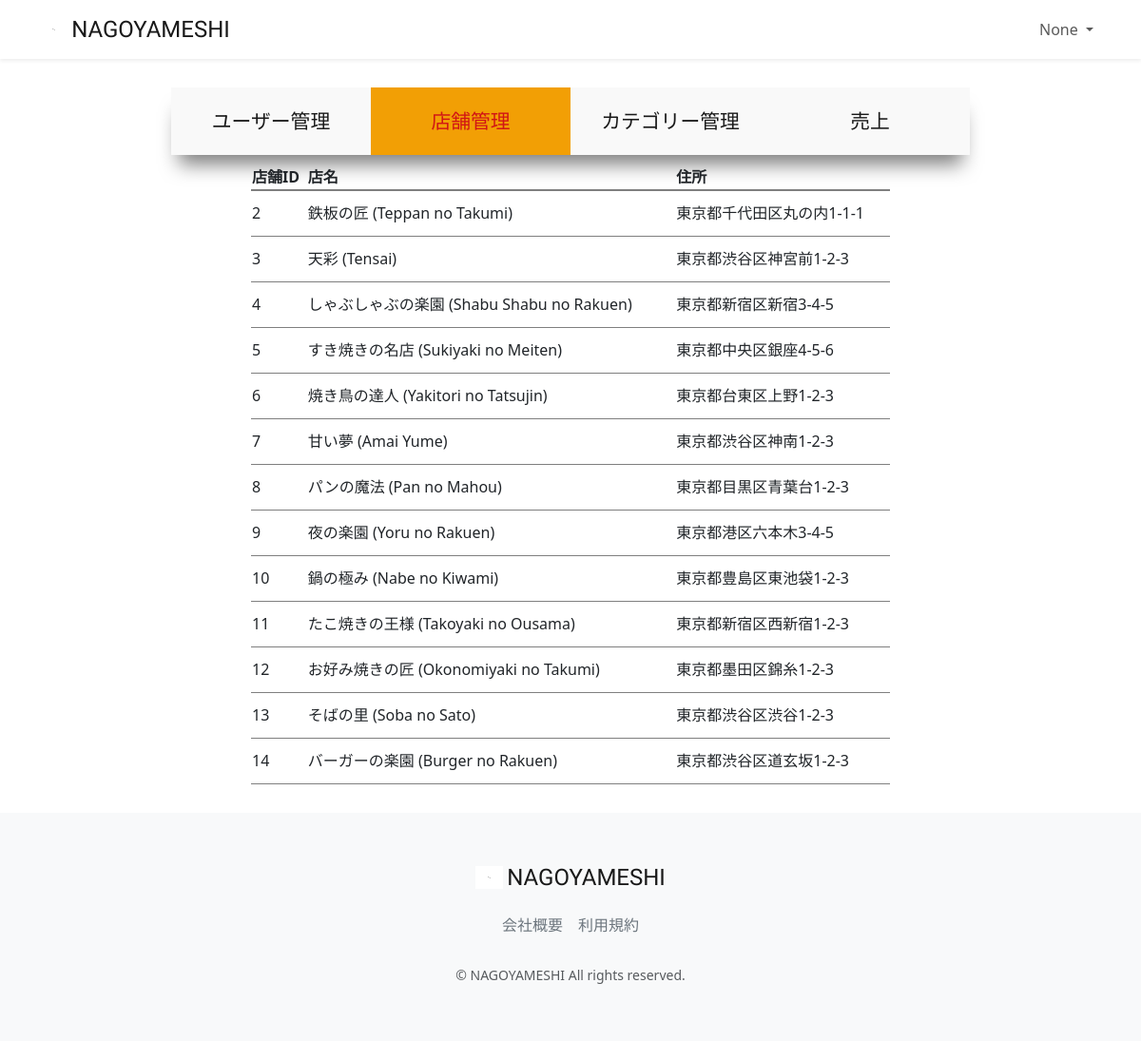
Screenshot of /accounts/management/restaurant-manage-list (signed in) with the database file from the repository.
### accounts/models.py (models this page shows, shortened)
class CustomUser(AbstractUser):
    user_name = models.CharField(max_length=128, null=True, blank=True, verbose_name='ユーザー名前')
    hurigana = models.CharField(max_length=128, null=True, blank=True, verbose_name='フリガナ')
    zip_code = models.CharField(max_length=16, null=True, blank=True, verbose_name='郵便番号')
    address = models.CharField(max_length=255, null=True, blank=True, verbose_name='住所')
    phone_number = models.CharField(max_length=20, null=True, blank=True, verbose_name='電話番号')
    birthday = models.CharField(max_length=20, null=True, blank=True, verbose_name='誕生日')
    job = models.CharField(max_length=255, null=True, blank=True, verbose_name='職業')
    is_subscribed = models.BooleanField(default=False, verbose_name='有料会員')
    card_name = models.CharField(max_length=128, null=True, blank=True, verbose_name='カード名義')
    card_number = models.CharField(max_length=128, null=True, blank=True, verbose_name='カード番号')
    class Meta:
        verbose_name_plural = 'CustomUser'

### restaurant/models.py (models this page shows, shortened)
class Restaurant(models.Model):
    name = models.CharField(verbose_name='店舗名', max_length=64)
    description = models.CharField(verbose_name='説明', max_length=128)
    price = models.CharField(verbose_name='価格帯', max_length=32)
    zip_code = models.CharField(verbose_name='郵便番号', max_length=32)
    address = models.CharField(verbose_name='住所', max_length=128)
    business_time = models.CharField(verbose_name='営業時間', max_length=64)
    close_day_of_week = models.CharField(verbose_name='定休日', max_length=32)
    seats_number = models.CharField(verbose_name='座席数', max_length=32)
    category = models.ForeignKey(Category, verbose_name='カテゴリー', on_delete=models.PROTECT)
    rate = models.FloatField(verbose_name='レート', default=0.0)
    review_num = models.IntegerField(verbose_name='レビュー数', default=0)
    reservation_num = models.IntegerField(verbose_name='予約数', default=0)
    photo = models.ImageField(verbose_name='写真', blank=True, null=True)
    created_at = models.DateTimeField(verbose_name='作成日時', auto_now_add=True)
    updated_at = models.DateTimeField(verbose_name='更新日時', auto_now=True)
    class Meta:
        verbose_name_plural = 'Restaurant'

### accounts/views.py (the view)
# urls.py: path("management/restaurant-manage-list",views.ManagementRestaurantListView.as_view(), name="restaurant_manage_list"),
class ManagementRestaurantListView(onlyManagementUserMixin, generic.ListView):
    template_name = "management/restaurant_manage_list.html"
    model = Restaurant
    def get_context_data(self, **kwargs):
        context = super().get_context_data(**kwargs)
        context["selected"] = "restaurant"
        return context

### accounts/mixins.py (called while the page is built)
    def test_func(self):
        user = self.request.user
        return user.is_staff

### accounts/templates/management/restaurant_manage_list.html (shortened to what this page needs)
{% extends "management/manage_base.html" %}
{% load static %}
{% block sub_content %}
  <table class="manage_list">
    <thead>
      <th>店舗ID</th>
      <th>店名</th>
      <th>住所</th>
    </thead>
    <tbody>
      {% for restaurant in object_list %}
        <tr>
            <td>{{ restaurant.pk }}</td>
            <td>{{ restaurant.name }}</td>
            <td>{{ restaurant.address }}</td>
        </tr>
      {% endfor %}
    </tbody>
  </table>
{% endblock %}

### restaurant/templates/layout/base.html (shortened to what this page needs)
{% load static %}
<!DOCTYPE html>
<html lang="ja">
<head>
    <link href="https://cdn.jsdelivr.net/npm/bootstrap@5.3.3/dist/css/bootstrap.min.css" rel="stylesheet"
>
    <link href="{% static 'css/nagoyameshi.css' %}" rel="stylesheet">
</head>
<body>
<div id="app" class="wrapper">
    <nav class="navbar navbar-expand-md navbar-light bg-white shadow-sm">
        <div class="container nagoyameshi-container">
            <a class="navbar-brand app-name" href="{% url 'top_page' %}">
                <div class="d-flex align-items-center">
                    <img class="nagoyameshi-logo me-1" src="{% static 'images/logo/logo.svg' %}" alt="nagoyameshi">
                    NAGOYAMESHI
                </div>
            </a>
            <div class="collapse navbar-collapse" id="navbarSupportedContent">
                <ul class="navbar-nav ms-auto">
                    {% if user.is_subscribed %}
                        <li class="nav-item dropdown">
                            <a id="navbarDropdown" class="nav-link dropdown-toggle" href="#" role="button"
                               data-bs-toggle="dropdown" aria-haspopup="true" aria-expanded="false" v-pre>
                                {{ user.user_name }}
                            </a>
                        </li>
                    {% endif %}
                </ul>
            </div>
        </div>
    </nav>
    {% block content %}{% endblock %}
    <footer class="bg-light">
        <div class="d-flex justify-content-center footer-logo">
            <a class="navbar-brand app-name" href="{% url 'top_page' %}">
                <div class="d-flex align-items-center">
                    <img class="nagoyameshi-logo me-1" src="{% static 'images/logo/logo.svg' %}" alt="nagoyameshi">
                    NAGOYAMESHI
                </div>
            </a>
        </div>
        <div class="d-flex justify-content-center footer-link">
            <a href="{% url 'company_page' %}" class="link-secondary me-3">会社概要</a>
            <a href="{% url 'terms_page' %}" class="link-secondary">利用規約</a>
        </div>
        <p class="text-center text-muted small mb-0">&copy; NAGOYAMESHI All rights reserved.</p>
    </footer>
</div>
</body>
</html>

### static/css/nagoyameshi.css (style rules this page uses)
.wrapper { min-height: 100vh; position: relative; padding-bottom: 240px; box-sizing: border-box; }
.nagoyameshi-logo { height: 24px; }
.app-name { font-family: 'Carter One', cursive; font-size: 24px; color: #191919; }
footer { width: 100%; height: 240px; position: absolute; bottom: 0; padding: 50px 15px; }
.footer-logo { margin-bottom: 20px; }
.footer-link { margin-bottom: 30px; }
a { text-decoration: none !important; }
.manage_list { width: 80%; margin: 10px auto; }
.manage_list thead { border-bottom: 2px solid rgba(0, 0, 0, 0.5); }
.manage_list tbody tr { border-bottom: 1px solid rgba(0, 0, 0, 0.5); height: 3em; }

### rows the page displays
CustomUser: user_name "None"
Restaurant: pk "2", name "鉄板の匠 (Teppan no Takumi)", address "東京都千代田区丸の内1-1-1"
Restaurant: pk "3", name "天彩 (Tensai)", address "東京都渋谷区神宮前1-2-3"
Restaurant: pk "4", name "しゃぶしゃぶの楽園 (Shabu Shabu no Rakuen)", address "東京都新宿区新宿3-4-5"
Restaurant: pk "5", name "すき焼きの名店 (Sukiyaki no Meiten)", address "東京都中央区銀座4-5-6"
Restaurant: pk "6", name "焼き鳥の達人 (Yakitori no Tatsujin)", address "東京都台東区上野1-2-3"
Restaurant: pk "7", name "甘い夢 (Amai Yume)", address "東京都渋谷区神南1-2-3"
Restaurant: pk "8", name "パンの魔法 (Pan no Mahou)", address "東京都目黒区青葉台1-2-3"
Restaurant: pk "9", name "夜の楽園 (Yoru no Rakuen)", address "東京都港区六本木3-4-5"
Restaurant: pk "10", name "鍋の極み (Nabe no Kiwami)", address "東京都豊島区東池袋1-2-3"
Restaurant: pk "11", name "たこ焼きの王様 (Takoyaki no Ousama)", address "東京都新宿区西新宿1-2-3"
Restaurant: pk "12", name "お好み焼きの匠 (Okonomiyaki no Takumi)", address "東京都墨田区錦糸1-2-3"
Restaurant: pk "13", name "そばの里 (Soba no Sato)", address "東京都渋谷区渋谷1-2-3"
Restaurant: pk "14", name "バーガーの楽園 (Burger no Rakuen)", address "東京都渋谷区道玄坂1-2-3"
